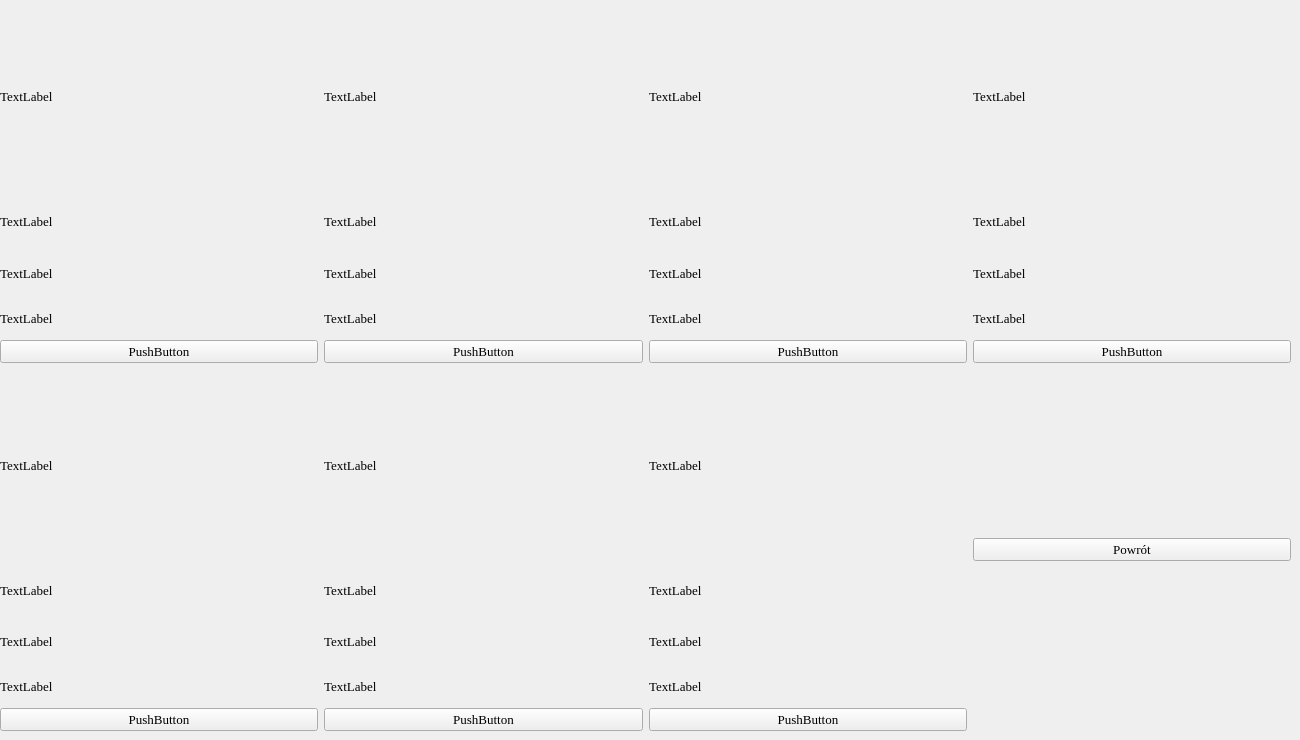
      <widget class="QWidget" name="page_4">
       <widget class="QWidget" name="gridLayoutWidget">
        <property name="geometry">
         <rect>
          <x>0</x>
          <y>0</y>
          <width>1291</width>
          <height>731</height>
         </rect>
        </property>
        <layout class="QGridLayout" name="grid_layout">
         <item row="0" column="0">
          <layout class="QVBoxLayout" name="town_troop_1_layout">
           <property name="sizeConstraint">
            <enum>QLayout::SetFixedSize</enum>
           </property>
           <item>
            <widget class="QLabel" name="label">
             <property name="minimumSize">
              <size>
               <width>0</width>
               <height>192</height>
              </size>
             </property>
             <property name="maximumSize">
              <size>
               <width>16777215</width>
               <height>192</height>
              </size>
             </property>
             <property name="font">
              <font>
               <family>Times New Roman</family>
               <pointsize>10</pointsize>
              </font>
             </property>
             <property name="text">
              <string>TextLabel</string>
             </property>
            </widget>
           </item>
           <item>
            <widget class="QLabel" name="label_2">
             <property name="font">
              <font>
               <family>Times New Roman</family>
               <pointsize>10</pointsize>
              </font>
             </property>
             <property name="text">
              <string>TextLabel</string>
             </property>
            </widget>
           </item>
           <item>
            <widget class="QLabel" name="label_3">
             <property name="font">
              <font>
               <family>Times New Roman</family>
               <pointsize>10</pointsize>
              </font>
             </property>
             <property name="text">
              <string>TextLabel</string>
             </property>
            </widget>
           </item>
           <item>
            <widget class="QLabel" name="label_4">
             <property name="minimumSize">
              <size>
               <width>0</width>
               <height>32</height>
              </size>
             </property>
             <property name="maximumSize">
              <size>
               <width>16777215</width>
               <height>32</height>
              </size>
             </property>
             <property name="font">
              <font>
               <family>Times New Roman</family>
               <pointsize>10</pointsize>
              </font>
             </property>
             <property name="text">
              <string>TextLabel</string>
             </property>
            </widget>
           </item>
           <item>
            <widget class="QPushButton" name="buy_troop_1_button">
             <property name="font">
              <font>
               <family>Times New Roman</family>
               <pointsize>10</pointsize>
              </font>
             </property>
             <property name="text">
              <string>PushButton</string>
             </property>
            </widget>
           </item>
          </layout>
         </item>
         <item row="2" column="0">
          <layout class="QVBoxLayout" name="town_troop_5_layout">
           <property name="sizeConstraint">
            <enum>QLayout::SetFixedSize</enum>
           </property>
           <item>
            <widget class="QLabel" name="label_7">
             <property name="minimumSize">
              <size>
               <width>0</width>
               <height>192</height>
              </size>
             </property>
             <property name="maximumSize">
              <size>
               <width>16777215</width>
               <height>192</height>
              </size>
             </property>
             <property name="font">
              <font>
               <family>Times New Roman</family>
               <pointsize>10</pointsize>
              </font>
             </property>
             <property name="text">
              <string>TextLabel</string>
             </property>
            </widget>
           </item>
           <item>
            <widget class="QLabel" name="label_6">
             <property name="font">
              <font>
               <family>Times New Roman</family>
               <pointsize>10</pointsize>
              </font>
             </property>
             <property name="text">
              <string>TextLabel</string>
             </property>
            </widget>
           </item>
           <item>
            <widget class="QLabel" name="label_5">
             <property name="font">
              <font>
               <family>Times New Roman</family>
               <pointsize>10</pointsize>
              </font>
             </property>
             <property name="text">
              <string>TextLabel</string>
             </property>
            </widget>
           </item>
           <item>
            <widget class="QLabel" name="label_8">
             <property name="minimumSize">
              <size>
               <width>0</width>
               <height>32</height>
              </size>
             </property>
             <property name="maximumSize">
              <size>
               <width>16777215</width>
               <height>32</height>
              </size>
             </property>
             <property name="font">
              <font>
               <family>Times New Roman</family>
               <pointsize>10</pointsize>
              </font>
             </property>
             <property name="text">
              <string>TextLabel</string>
             </property>
            </widget>
           </item>
           <item>
            <widget class="QPushButton" name="buy_troop_5_button">
             <property name="font">
              <font>
               <family>Times New Roman</family>
               <pointsize>10</pointsize>
              </font>
             </property>
             <property name="text">
              <string>PushButton</string>
             </property>
            </widget>
           </item>
          </layout>
         </item>
         <item row="2" column="2">
          <layout class="QVBoxLayout" name="town_troop_7_layout">
           <property name="sizeConstraint">
            <enum>QLayout::SetFixedSize</enum>
           </property>
           <item>
            <widget class="QLabel" name="label_20">
             <property name="minimumSize">
              <size>
               <width>0</width>
               <height>192</height>
              </size>
             </property>
             <property name="maximumSize">
              <size>
               <width>16777215</width>
               <height>192</height>
              </size>
             </property>
             <property name="font">
              <font>
               <family>Times New Roman</family>
               <pointsize>10</pointsize>
              </font>
             </property>
             <property name="text">
              <string>TextLabel</string>
             </property>
            </widget>
           </item>
           <item>
            <widget class="QLabel" name="label_21">
             <property name="font">
              <font>
               <family>Times New Roman</family>
               <pointsize>10</pointsize>
              </font>
             </property>
             <property name="text">
              <string>TextLabel</string>
             </property>
            </widget>
           </item>
           <item>
            <widget class="QLabel" name="label_22">
             <property name="font">
              <font>
               <family>Times New Roman</family>
               <pointsize>10</pointsize>
              </font>
             </property>
             <property name="text">
              <string>TextLabel</string>
             </property>
            </widget>
           </item>
           <item>
            <widget class="QLabel" name="label_23">
             <property name="minimumSize">
              <size>
               <width>0</width>
               <height>32</height>
              </size>
             </property>
             <property name="maximumSize">
              <size>
               <width>16777215</width>
               <height>32</height>
              </size>
             </property>
             <property name="font">
              <font>
               <family>Times New Roman</family>
               <pointsize>10</pointsize>
              </font>
             </property>
             <property name="text">
              <string>TextLabel</string>
             </property>
            </widget>
           </item>
           <item>
            <widget class="QPushButton" name="buy_troop_7_button">
             <property name="font">
              <font>
               <family>Times New Roman</family>
               <pointsize>10</pointsize>
              </font>
             </property>
             <property name="text">
              <string>PushButton</string>
             </property>
            </widget>
           </item>
          </layout>
         </item>
         <item row="2" column="3">
          <layout class="QVBoxLayout" name="vertical_layout_20">
           <property name="sizeConstraint">
            <enum>QLayout::SetFixedSize</enum>
           </property>
           <item>
            <spacer name="vertical_spacer">
             <property name="orientation">
              <enum>Qt::Vertical</enum>
             </property>
             <property name="sizeType">
              <enum>QSizePolicy::Minimum</enum>
             </property>
             <property name="sizeHint" stdset="0">
              <size>
               <width>20</width>
               <height>40</height>
              </size>
             </property>
            </spacer>
           </item>
           <item>
            <widget class="QPushButton" name="town_troop_return_button">
             <property name="font">
              <font>
               <family>Times New Roman</family>
               <pointsize>10</pointsize>
              </font>
             </property>
             <property name="text">
              <string>Powrót</string>
             </property>
            </widget>
           </item>
           <item>
            <spacer name="vertical_spacer_2">
             <property name="font">
              <font>
               <family>Times New Roman</family>
               <pointsize>10</pointsize>
              </font>
             </property>
             <property name="orientation">
              <enum>Qt::Vertical</enum>
             </property>
             <property name="sizeType">
              <enum>QSizePolicy::Minimum</enum>
             </property>
             <property name="sizeHint" stdset="0">
              <size>
               <width>20</width>
               <height>40</height>
              </size>
             </property>
            </spacer>
           </item>
          </layout>
         </item>
         <item row="2" column="1">
          <layout class="QVBoxLayout" name="town_troop_6_layout">
           <property name="sizeConstraint">
            <enum>QLayout::SetFixedSize</enum>
           </property>
           <item>
            <widget class="QLabel" name="label_9">
             <property name="minimumSize">
              <size>
               <width>0</width>
               <height>192</height>
              </size>
             </property>
             <property name="maximumSize">
              <size>
               <width>16777215</width>
               <height>192</height>
              </size>
             </property>
             <property name="font">
              <font>
               <family>Times New Roman</family>
               <pointsize>10</pointsize>
              </font>
             </property>
             <property name="text">
              <string>TextLabel</string>
             </property>
            </widget>
           </item>
           <item>
            <widget class="QLabel" name="label_10">
             <property name="font">
              <font>
               <family>Times New Roman</family>
               <pointsize>10</pointsize>
              </font>
             </property>
             <property name="text">
              <string>TextLabel</string>
             </property>
            </widget>
           </item>
           <item>
            <widget class="QLabel" name="label_11">
             <property name="font">
              <font>
               <family>Times New Roman</family>
               <pointsize>10</pointsize>
              </font>
             </property>
             <property name="text">
              <string>TextLabel</string>
             </property>
            </widget>
           </item>
           <item>
            <widget class="QLabel" name="label_12">
             <property name="minimumSize">
              <size>
               <width>0</width>
               <height>32</height>
              </size>
             </property>
             <property name="maximumSize">
              <size>
               <width>16777215</width>
               <height>32</height>
              </size>
             </property>
             <property name="font">
              <font>
               <family>Times New Roman</family>
               <pointsize>10</pointsize>
              </font>
             </property>
             <property name="text">
              <string>TextLabel</string>
             </property>
            </widget>
           </item>
           <item>
            <widget class="QPushButton" name="buy_troop_6_button">
             <property name="font">
              <font>
               <family>Times New Roman</family>
               <pointsize>10</pointsize>
              </font>
             </property>
             <property name="text">
              <string>PushButton</string>
             </property>
            </widget>
           </item>
          </layout>
         </item>
         <item row="0" column="1">
          <layout class="QVBoxLayout" name="town_troop_2_layout">
           <property name="sizeConstraint">
            <enum>QLayout::SetFixedSize</enum>
           </property>
           <item>
            <widget class="QLabel" name="label_40">
             <property name="minimumSize">
              <size>
               <width>0</width>
               <height>192</height>
              </size>
             </property>
             <property name="maximumSize">
              <size>
               <width>16777215</width>
               <height>192</height>
              </size>
             </property>
             <property name="font">
              <font>
               <family>Times New Roman</family>
               <pointsize>10</pointsize>
              </font>
             </property>
             <property name="text">
              <string>TextLabel</string>
             </property>
            </widget>
           </item>
           <item>
            <widget class="QLabel" name="label_41">
             <property name="font">
              <font>
               <family>Times New Roman</family>
               <pointsize>10</pointsize>
              </font>
             </property>
             <property name="text">
              <string>TextLabel</string>
             </property>
            </widget>
           </item>
           <item>
            <widget class="QLabel" name="label_42">
             <property name="font">
              <font>
               <family>Times New Roman</family>
               <pointsize>10</pointsize>
              </font>
             </property>
             <property name="text">
              <string>TextLabel</string>
             </property>
            </widget>
           </item>
           <item>
            <widget class="QLabel" name="label_43">
             <property name="minimumSize">
              <size>
               <width>0</width>
               <height>32</height>
              </size>
             </property>
             <property name="maximumSize">
              <size>
               <width>16777215</width>
               <height>32</height>
              </size>
             </property>
             <property name="font">
              <font>
               <family>Times New Roman</family>
               <pointsize>10</pointsize>
              </font>
             </property>
             <property name="text">
              <string>TextLabel</string>
             </property>
            </widget>
           </item>
           <item>
            <widget class="QPushButton" name="buy_troop_2_button">
             <property name="font">
              <font>
               <family>Times New Roman</family>
               <pointsize>10</pointsize>
              </font>
             </property>
             <property name="text">
              <string>PushButton</string>
             </property>
            </widget>
           </item>
          </layout>
         </item>
         <item row="0" column="2">
          <layout class="QVBoxLayout" name="town_troop_3_layout">
           <property name="sizeConstraint">
            <enum>QLayout::SetFixedSize</enum>
           </property>
           <item>
            <widget class="QLabel" name="label_44">
             <property name="minimumSize">
              <size>
               <width>0</width>
               <height>192</height>
              </size>
             </property>
             <property name="maximumSize">
              <size>
               <width>16777215</width>
               <height>192</height>
              </size>
             </property>
             <property name="font">
              <font>
               <family>Times New Roman</family>
               <pointsize>10</pointsize>
              </font>
             </property>
             <property name="text">
              <string>TextLabel</string>
             </property>
            </widget>
           </item>
           <item>
            <widget class="QLabel" name="label_45">
             <property name="font">
              <font>
               <family>Times New Roman</family>
               <pointsize>10</pointsize>
              </font>
             </property>
             <property name="text">
              <string>TextLabel</string>
             </property>
            </widget>
           </item>
           <item>
            <widget class="QLabel" name="label_46">
             <property name="font">
              <font>
               <family>Times New Roman</family>
               <pointsize>10</pointsize>
              </font>
             </property>
             <property name="text">
              <string>TextLabel</string>
             </property>
            </widget>
           </item>
           <item>
            <widget class="QLabel" name="label_47">
             <property name="minimumSize">
              <size>
               <width>0</width>
               <height>32</height>
              </size>
             </property>
             <property name="maximumSize">
              <size>
               <width>16777215</width>
               <height>32</height>
              </size>
             </property>
             <property name="font">
              <font>
               <family>Times New Roman</family>
               <pointsize>10</pointsize>
              </font>
             </property>
             <property name="text">
              <string>TextLabel</string>
             </property>
            </widget>
           </item>
           <item>
            <widget class="QPushButton" name="buy_troop_3_button">
             <property name="font">
              <font>
               <family>Times New Roman</family>
               <pointsize>10</pointsize>
              </font>
             </property>
             <property name="text">
              <string>PushButton</string>
             </property>
            </widget>
           </item>
          </layout>
         </item>
         <item row="0" column="3">
          <layout class="QVBoxLayout" name="town_troop_4_layout">
           <property name="sizeConstraint">
            <enum>QLayout::SetFixedSize</enum>
           </property>
           <item>
            <widget class="QLabel" name="label_48">
             <property name="minimumSize">
              <size>
               <width>0</width>
               <height>192</height>
              </size>
             </property>
             <property name="maximumSize">
              <size>
               <width>16777215</width>
               <height>192</height>
              </size>
             </property>
             <property name="font">
              <font>
               <family>Times New Roman</family>
               <pointsize>10</pointsize>
              </font>
             </property>
             <property name="text">
              <string>TextLabel</string>
             </property>
            </widget>
           </item>
           <item>
            <widget class="QLabel" name="label_49">
             <property name="font">
              <font>
               <family>Times New Roman</family>
               <pointsize>10</pointsize>
              </font>
             </property>
             <property name="text">
              <string>TextLabel</string>
             </property>
            </widget>
           </item>
           <item>
            <widget class="QLabel" name="label_50">
             <property name="font">
              <font>
               <family>Times New Roman</family>
               <pointsize>10</pointsize>
              </font>
             </property>
             <property name="text">
              <string>TextLabel</string>
             </property>
            </widget>
           </item>
           <item>
            <widget class="QLabel" name="label_51">
             <property name="minimumSize">
              <size>
               <width>0</width>
               <height>32</height>
              </size>
             </property>
             <property name="maximumSize">
              <size>
               <width>16777215</width>
               <height>32</height>
              </size>
             </property>
             <property name="font">
              <font>
               <family>Times New Roman</family>
               <pointsize>10</pointsize>
              </font>
             </property>
             <property name="text">
              <string>TextLabel</string>
             </property>
            </widget>
           </item>
           <item>
            <widget class="QPushButton" name="buy_troop_4_button">
             <property name="font">
              <font>
               <family>Times New Roman</family>
               <pointsize>10</pointsize>
              </font>
             </property>
             <property name="text">
              <string>PushButton</string>
             </property>
            </widget>
           </item>
          </layout>
         </item>
        </layout>
       </widget>
      </widget>
